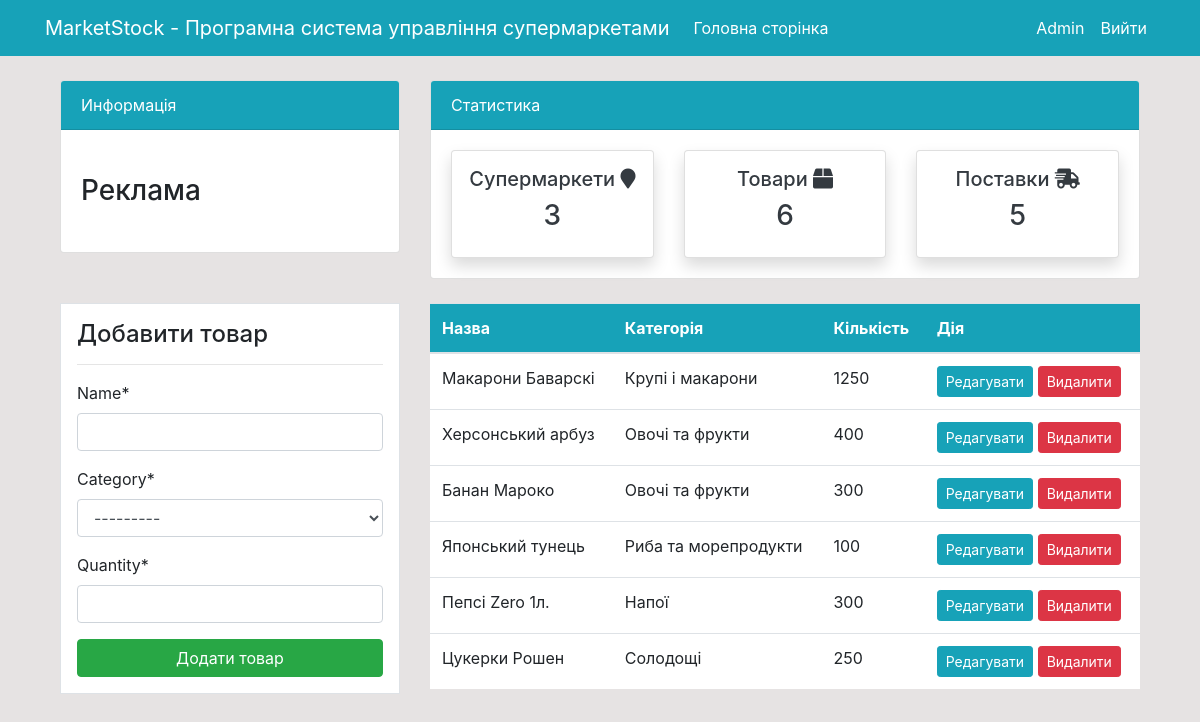
The app's page /product/ (signed in) with its own data.
### dashboard/models.py (models this page shows, shortened)
class Product(models.Model):
    name = models.CharField(max_length=100, null=True)
    category = models.CharField(max_length=20 , choices=CATEGORY, null=True)
    quantity = models.PositiveIntegerField(null=True)

### dashboard/views.py (the view)
# urls.py: path('product/', dashboard.views.product, name='Продукты'),
@login_required(login_url='Вход')
def product(request):
    items = Product.objects.all()
    items_count = items.count()
    markets_count = User.objects.all().count()
    orders_count = Order.objects.all().count()
    if request.method == 'POST':
        form = ProductForm(request.POST)
        if form.is_valid():
            form.save()
            return redirect('Продукты')
    else:
        form = ProductForm()
    context={
        'items': items,
        'form': form,
        'markets_count': markets_count,
        'orders_count': orders_count,
        'items_count': items_count,
    }
    return render(request, 'dashboard/product.html', context)

### dashboard/forms.py
class ProductForm(forms.ModelForm):
    class Meta:
        model = Product
        fields = '__all__'

### templates/dashboard/product.html (shortened to what this page needs)
{% extends 'partials/base.html' %}
{% load crispy_forms_tags %}
{% block content %}
{% include 'partials/topnav.html' %}
    <div class="container">
        <div class="row my-4">
            <div class="col-md-4">
                <div class="border bg-white p-3">
                    <h4>Добавити товар</h4>
                    <hr>
                    <form method="POST">
                        {{ form |crispy }}
                        <input class="btn btn-success btn-block" type="submit" value="Додати товар">
                    </form>
                </div>
            </div>
            <div class="col-md-8">
                <table class="table bg-white">
                    <thead class="bg-info">
                        <tr class="text-white">
                            <th scope="col">Назва</th>
                            <th scope="col">Категорія</th>
                            <th scope="col">Кількість</th>
                            <th scope="col">Дія</th>
                        </tr>
                    </thead>
                    <tbody>
                         {% for item in items %}
                        <tr>
                            <td>{{ item.name }}</td>
                            <td>{{ item.category }}</td>
                            <td>{{ item.quantity }}</td>
                            <td>
                                <a class="btn btn-info btn-sm" href="{% url 'Изменить продукт' item.id %}">Редагувати</a>
                                <a class="btn btn-danger btn-sm" href="{% url 'Удалить продукт' item.id %}">Видалити</a>
                            </td>
                        </tr>
                          {% endfor %}
                    </tbody>
                </table>
            </div>
        </div>
    </div>
{% endblock %}

### templates/partials/base.html (shortened to what this page needs)
{% load static %}
<!doctype html>
<html lang="en">
<head>
    <link rel="stylesheet" href="https://cdn.jsdelivr.net/npm/bootstrap@4.6.0/dist/css/bootstrap.min.css"
>
    <link rel="stylesheet" href="https://use.fontawesome.com/releases/v5.15.2/css/all.css"
>
    <link rel="stylesheet" href="{% static 'style.css' %}">
</head>
<body>
    {% include 'partials/nav.html' %}
    <div class="container">
        {% block content %}
        {% endblock %}
    </div>
</body>
</html>

### templates/partials/nav.html (shortened to what this page needs)
    <nav class="navbar navbar-expand-lg navbar-info bg-info">
        {% if user.is_authenticated %}
        <div class="container">
            <a class="navbar-brand text-white" href="{% url 'Главная страница' %}">MarketStock - Програмна система управління супермаркетами</a>
            <div class="collapse navbar-collapse" id="navbarSupportedContent">
                <ul class="navbar-nav mr-auto">
                    <li class="nav-item active">
                        <a class="nav-link text-white" href="{% url 'Главная страница' %}">Головна сторінка </a>
                    </li>
                </ul>
                <ul class="navbar-nav ml-auto">
                    <li class="nav-item active">
                        <a class="nav-link text-white" href="{% url 'Профиль' %}">{{ user.username }} </a>
                    </li>
                    <li class="nav-item">
                        <a class="nav-link text-white" href="{% url 'Выход' %}">Вийти</a>
                    </li>
                </ul>
                {% endif %}
            </div>
        </div>
    </nav>

### templates/partials/topnav.html
    <div class="container">
        <div class="row mt-4">
            <div class="col-md-4">
                <div class="card">
                    <div class="card-header bg-info text-white">
                        Информація
                    </div>
                    <div class="card-body">
                        <marquee behavior="" direction="">
                            <h3 class="my-4">Реклама</h3>
                        </marquee>
                    </div>
                </div>
            </div>
            <div class="col-md-8">
                <div class="card">
                    <div class="card-header bg-info text-white">
                        Статистика
                    </div>
                    <div class="card-body">
                        <div class="row">
                            <div class="col-md-4">
                                <a class="text-decoration-none text-dark" href="{% url 'Супермаркеты' %}">
                                    <div class="card my-card shadow text-center p-3">
                                        <h5>Супермаркети <i class="fas fa-map-marker"></i></h5>
                                        <h3>{{ markets_count }}</h3>
                                    </div>
                                </a>
                            </div>
                            <div class="col-md-4">
                                <a class="text-decoration-none text-dark" href="{% url 'Продукты' %}">
                                    <div class="card my-card shadow text-center p-3">
                                        <h5>Товари <i class="fas fa-box"></i></h5>
                                        <h3>{{ items_count }}</h3>
                                    </div>
                                </a>
                            </div>
                            <div class="col-md-4">
                                <a class="text-decoration-none text-dark" href="{% url 'Поставки' %}">
                                    <div class="card my-card shadow text-center p-3">
                                        <h5>Поставки <i class="fas fa-shipping-fast"></i></h5>
                                        <h3>{{ orders_count }}</h3>
                                    </div>
                                </a>
                            </div>
                        </div>
                    </div>
                </div>
            </div>
        </div>
    </div>

### static/style.css (style rules this page uses)
body { background: rgb(230, 227, 227); }

### records on screen
Product: name "Макарони Баварскі", category "Крупі і макарони", quantity "1250"
Product: name "Херсонський арбуз", category "Овочі та фрукти", quantity "400"
Product: name "Банан Мароко", category "Овочі та фрукти", quantity "300"
Product: name "Японський тунець", category "Риба та морепродукти", quantity "100"
Product: name "Пепсі Zero 1л.", category "Напої", quantity "300"
Product: name "Цукерки Рошен", category "Солодощі", quantity "250"

### other values on screen
{{ user.username }} "Admin"
{{ markets_count }} "3"
{{ items_count }} "6"
{{ orders_count }} "5"
